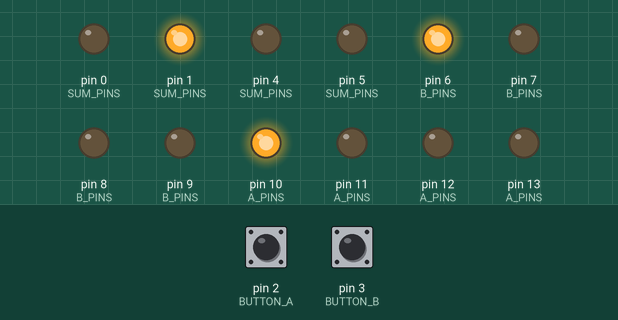
Recording of a sketch running on a simulated Arduino Uno, built with avr-gcc and run on an emulated ATmega328P. Parts: output pins drawn as LEDs (lit = HIGH). Dashed ring = blinking. Inputs (shaded band) come from the test bench; at power-on: pin 2 (BUTTON_A) HIGH, pin 3 (BUTTON_B) HIGH.

Above: at 1.2 s.
1.3 s: pin 2 (BUTTON_A) pulled LOW for 1 s
At 3.3 s:
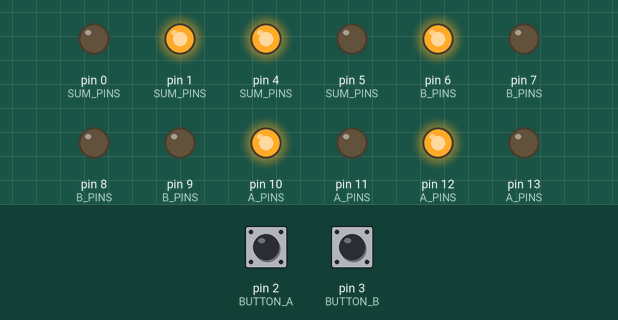
3.8 s: pin 3 (BUTTON_B) pulled LOW for 3.2 s
At 5.29 s:
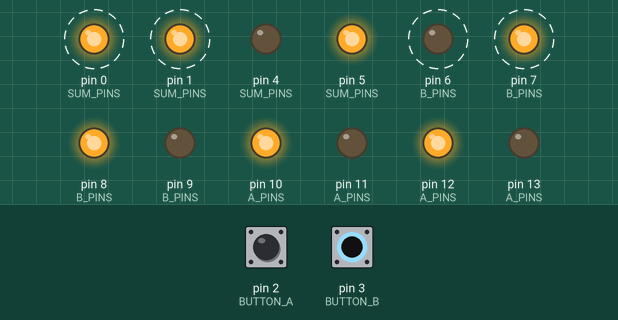
8.5 s: pin 2 (BUTTON_A) pulled LOW for 0.15 s
At 9.2 s:
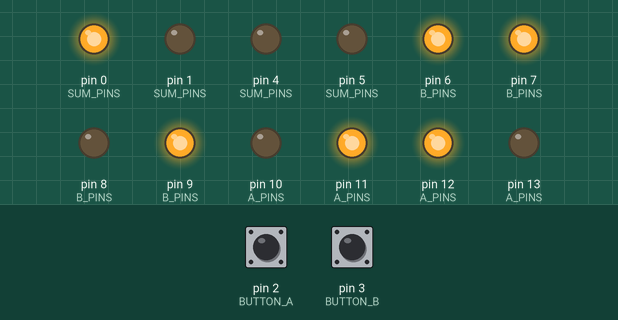
10.1 s: pin 3 (BUTTON_B) pulled LOW for 0.15 s
At 10.5 s:
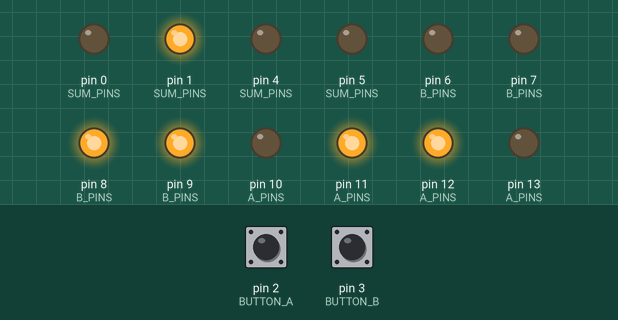
11.7 s: pin 3 (BUTTON_B) pulled LOW for 1 s
At 13.6 s:
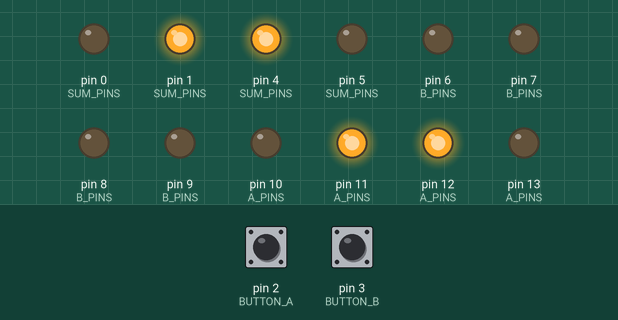
14.2 s: pin 2 (BUTTON_A) pulled LOW for 0.15 s
At 14.8 s:
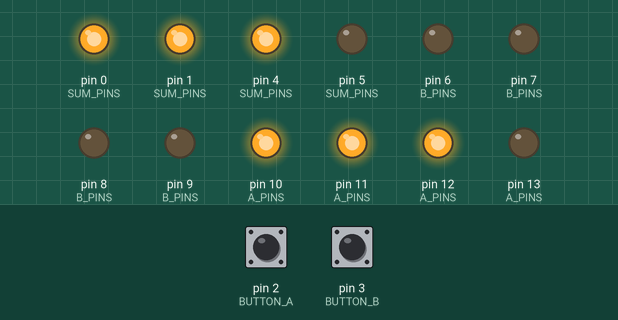
Timing chart, 0 to 16.8 s (numbered marks = the images above; inputs shaded):
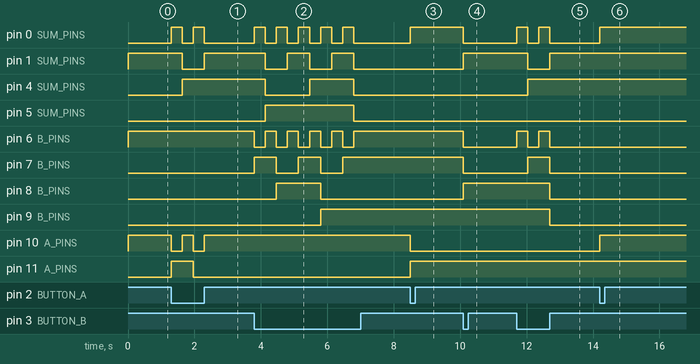

Measured:
- after the input at 1.3 s, pin 0 (SUM_PINS): alternates HIGH for 0.33 s and LOW for 0.33 s, 4 changes in all, then stays LOW, starting at once; pin 1 (SUM_PINS): HIGH → LOW after 0.33 s, → HIGH 0.67 s later
- after the input at 3.8 s, pin 0 (SUM_PINS): alternates HIGH for 0.33 s and LOW for 0.33 s, 10 changes in all, then stays LOW, starting at once; pin 1 (SUM_PINS): alternates HIGH for 0.67 s and LOW for 0.67 s, 5 changes in all, then stays LOW, starting after 0.33 s
- after the input at 8.5 s, pin 0 (SUM_PINS), pin 11 (A_PINS): LOW → HIGH at once; pin 10 (A_PINS): HIGH → LOW at once
- after the input at 10.1 s, pin 0 (SUM_PINS), pin 6 (B_PINS), pin 7 (B_PINS): HIGH → LOW at once; pin 1 (SUM_PINS), pin 8 (B_PINS): LOW → HIGH at once
- after the input at 11.7 s, pin 0 (SUM_PINS): alternates HIGH for 0.33 s and LOW for 0.33 s, 4 changes in all, then stays LOW, starting at once; pin 1 (SUM_PINS): HIGH → LOW after 0.33 s, → HIGH 0.67 s later
- after the input at 14.2 s, pin 0 (SUM_PINS), pin 10 (A_PINS): LOW → HIGH at once

The sketch:

counter.ino
```cpp
#include "Digit.h"

const int BUTTON_A = 2;
const int BUTTON_B = 3;

const int A_PINS[] = { 10, 11, 12, 13 };
const int B_PINS[] = { 6, 7, 8, 9 };
const int SUM_PINS[] = { 0, 1, 4, 5 };

const int NUM_LENGTH = 4;

int a;
int b;
int sum;

int buttonStateA;
int buttonStateB;

Digit digitsA[NUM_LENGTH];
Digit digitsB[NUM_LENGTH];
Digit digitsSum[NUM_LENGTH];

void setup() {
  pinMode(BUTTON_A, INPUT);
  pinMode(BUTTON_B, INPUT);

  a = 1;
  b = 1;

  sum = a + b;

  buttonStateA = HIGH;
  buttonStateB = HIGH;

  for (int i = 0; i < NUM_LENGTH; i++ ) {
    digitsA[i].init(0, A_PINS[i]);
    digitsB[i].init(0, B_PINS[i]);
    digitsSum[i].init(0, SUM_PINS[i]);
  }

  renderLEDs(digitsA, a);
  renderLEDs(digitsB, b);
  renderLEDs(digitsSum, sum);
}

void loop() {
  buttonStateA = digitalRead(BUTTON_A);
  buttonStateB = digitalRead(BUTTON_B);

  if ( buttonStateA == LOW ) {
    a = incr(a, buttonStateA);
    sum = a + b;
    renderLEDs(digitsA, a);
    renderLEDs(digitsSum, sum);
    delay(333);
  }

  if ( buttonStateB == LOW ) {
    b = incr(b, buttonStateB);
    sum = a + b;
    renderLEDs(digitsB, b);
    renderLEDs(digitsSum, sum);
    delay(333);
  }
}

int incr(int number, int buttonState) {
  if ( buttonState == LOW ) {
    if ( number >= 16 ) {
      return 1;
    } else {
      return number + 1;
    }
  }
}

void renderLEDs(Digit digits[], int value) {
  for (int i = 0; i < NUM_LENGTH; i++ ) {
    int digit = (value >> i);
    digit = digit & B0001;
    if ( digit == 1) {
      digits[i].setVal(1);
    } else {
      digits[i].setVal(0);
    }
    digits[i].render();
  }
}
```

Digit.cpp
```cpp
#include "Digit.h"
#include "Arduino.h"

Digit::Digit() { }

void Digit::init(bool value, int pin) {
  pinMode(pin, OUTPUT);
  _pin = pin;
  _value = value;
}

void Digit::setVal(bool newValue)
{
  _value = newValue;
}

void Digit::render(void)
{
  if ( _value ) {
    on();
  } else {
    off();
  }
}

void Digit::on(void)
{
  digitalWrite(_pin, HIGH);
}

void Digit::off(void)
{
  digitalWrite(_pin, LOW);
}
```

Digit.h
```cpp
/*
 * Digit - Used for storing and toggling a single digit
 * useful for managing arrays of leds
 * Created by Keith Mazanec Jan 2, 2015
*/

#ifndef Digit_h
#define Digit_h

class Digit
{
  public:
    Digit();
    void init(bool value, int pin);
    void render(void);
    void setVal(bool newValue);
  private:
    void on(void);
    void off(void);
    bool _value;
    int _pin;
};


#endif
```
